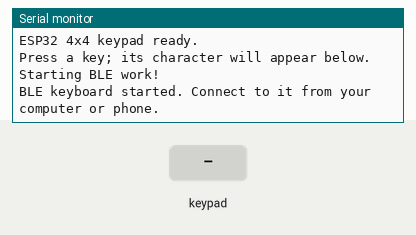
This program was run on a simulated ESP32. Shown: the last lines printed to the serial monitor. Wiring (inferred from the names in the program): 4×4 keypad with keys 1 2 3 A 4 5 6 B 7 8 9 C * 0 # D: rows GPIO 27, GPIO 13, GPIO 12, GPIO 14; columns GPIO 26, GPIO 25, GPIO 33, GPIO 32. Inputs (shaded band) come from the test bench. USB keyboard and mouse output is not drawn.

Above: at 1.4 s.
1.5 s: key '1' pressed
At 2.3 s:
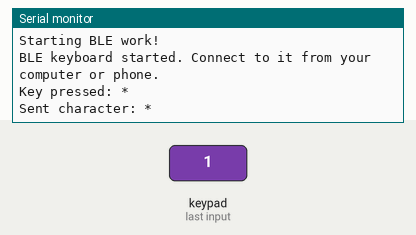
3.0 s: keypad keys 1 3 1 2 1 4 2 7 pressed 0.4 s apart
At 6.7 s:
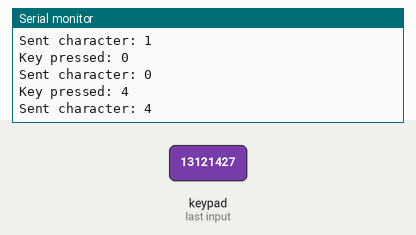
7.7 s: key 'A' pressed
At 8.2 s:
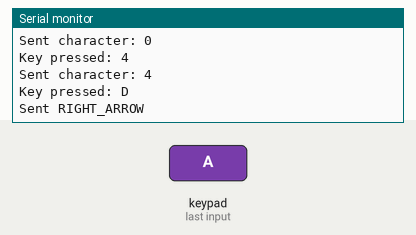
9.2 s: keypad keys 1 3 1 2 1 4 2 7 D pressed 0.4 s apart
At 12.9 s:
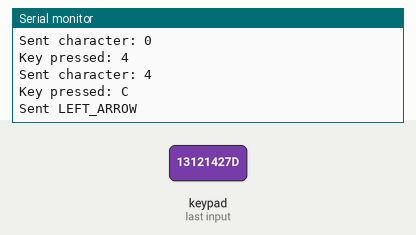
14.3 s: key 'B' pressed
At 15.5 s:
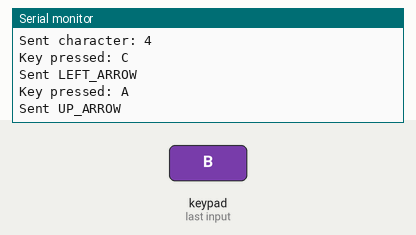
15.8 s: key 'C' pressed
At 16.8 s:
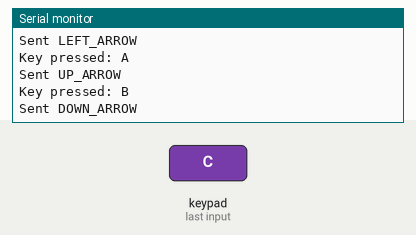
Timing chart, 0 to 18.3 s (numbered marks = the images above; inputs shaded):
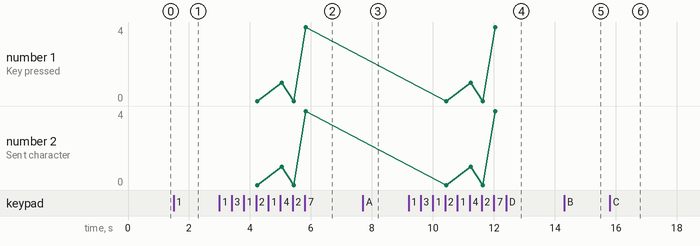

Measured:
- after the input at 1.5 s, the serial monitor: prints a new line at once (image 1)
- after the input at 3.0 s, the serial monitor: prints a new line after 0.44 s (image 2)
- after the input at 7.7 s, the serial monitor: prints a new line at once (image 3)
- after the input at 9.2 s, the serial monitor: prints a new line at once (image 4)
- after the input at 14.3 s, the serial monitor: prints a new line at once (image 5)
- after the input at 15.8 s, the serial monitor: prints a new line at once (image 6)

The program:

main.cpp
```cpp
#include <Arduino.h>
#include <BleKeyboard.h>

// Create the BLE keyboard object used to send key presses to the host device.
BleKeyboard bleKeyboard;

// 4x4 membrane keypad layout:
//   1  2  3  A
//   4  5  6  B
//   7  8  9  C
//   *  0  #  D
//
// Connect the keypad's 8-pin ribbon in this order:
//   R1, R2, R3, R4, C1, C2, C3, C4
//
// The row and column pin arrays define the ESP32 GPIO mapping for the keypad.
// Update these values if the physical wiring differs from the current board layout.
constexpr uint8_t ROW_PINS[4] = {13, 12, 14, 27};
constexpr uint8_t COL_PINS[4] = {26, 25, 33, 32};

// The key map matches each row and column position to the character or action key.
// Letters A-D are assigned as special navigation keys in the main loop.
constexpr char KEYMAP[4][4] = {
    {'1', '2', '3', 'A'},
    {'4', '5', '6', 'B'},
    {'7', '8', '9', 'C'},
    {'*', '0', '#', 'D'}
};

// Short debounce delay so a single press is not interpreted as repeated key events.
constexpr unsigned long DEBOUNCE_MS = 35;

// Scan the keypad matrix and return the currently pressed key, or '\0' when no key is pressed.
// The row lines are driven one at a time while all rows are briefly set HIGH between scans.
// A pressed key is detected when one of the column inputs reads LOW.
char scanKeypad() {
    // Rows idle HIGH. Pull one row LOW at a time and look for a LOW column.
    for (uint8_t row = 0; row < 4; ++row) {
        // Ensure all rows are released before testing the active row.
        for (uint8_t r = 0; r < 4; ++r) {
            digitalWrite(ROW_PINS[r], HIGH);
        }

        // Activate the current row and wait a tiny amount for the signal to settle.
        digitalWrite(ROW_PINS[row], LOW);
        delayMicroseconds(5);

        // Check each column for a pressed switch in the selected row.
        for (uint8_t col = 0; col < 4; ++col) {
            if (digitalRead(COL_PINS[col]) == LOW) {
                return KEYMAP[row][col];
            }
        }
    }

    // No key is currently being pressed.
    return '\0';
}

// Called once when the ESP32 boots. Set up GPIO pins, serial debug output,
// and initialize the Bluetooth keyboard service that will send keystrokes.
void setup() {
    // Start the USB serial monitor for debugging and status messages.
    Serial.begin(115200);
    delay(200);

    // Configure all keypad rows as outputs and keep them idle HIGH.
    for (uint8_t row = 0; row < 4; ++row) {
        pinMode(ROW_PINS[row], OUTPUT);
        digitalWrite(ROW_PINS[row], HIGH);
    }

    // Configure all keypad columns as inputs with pull-up resistors.
    // A pressed key pulls the corresponding column LOW.
    for (uint8_t col = 0; col < 4; ++col) {
        pinMode(COL_PINS[col], INPUT_PULLUP);
    }

    // Give the user a quick serial startup message to confirm the board is alive.
    Serial.println();
    Serial.println("ESP32 4x4 keypad ready.");
    Serial.println("Press a key; its character will appear below.");
    Serial.println("Starting BLE work!");

    // Start Bluetooth HID emulation so the ESP32 acts like a keyboard.
    bleKeyboard.begin();
    Serial.println("BLE keyboard started. Connect to it from your computer or phone.");
}

// Called continuously after startup. This loop reads the keypad, debounces presses,
// and sends the appropriate keyboard output to the host device.
void loop() {
    // Track the most recent candidate key and the last key that was reported.
    static char candidateKey = '\0';
    static char reportedKey = '\0';
    static unsigned long candidateSince = 0;

    // Read the keypad state once per loop iteration.
    const char currentKey = scanKeypad();

    // If the detected key changed, start a new debounce timer for that candidate.
    if (currentKey != candidateKey) {
        candidateKey = currentKey;
        candidateSince = millis();
    }

    // Only act on a key after it stays stable for the debounce period.
    if (millis() - candidateSince >= DEBOUNCE_MS) {
        // Send a key event only once when a stable press is first detected.
        if (candidateKey != '\0' && candidateKey != reportedKey) {
            Serial.print("Key pressed: ");
            Serial.println(candidateKey);

            // Map the assigned keypad buttons to either special arrow keys or normal text characters.
            switch(candidateKey) {
                case 'A':
                    bleKeyboard.write(KEY_UP_ARROW);
                    Serial.println("Sent UP_ARROW");
                    break;
                case 'B':
                    bleKeyboard.write(KEY_DOWN_ARROW);
                    Serial.println("Sent DOWN_ARROW");
                    break;
                case 'C':
                    bleKeyboard.write(KEY_LEFT_ARROW);
                    Serial.println("Sent LEFT_ARROW");
                    break;
                case 'D':
                    bleKeyboard.write(KEY_RIGHT_ARROW);
                    Serial.println("Sent RIGHT_ARROW");
                    break;
                default:
                    // All remaining keys are sent as regular printable characters.
                    bleKeyboard.print(candidateKey);
                    Serial.print("Sent character: ");
                    Serial.println(candidateKey);
                    break;
            }

            reportedKey = candidateKey;
        }

        // Once the key is released, clear the reported state so the next press can be sent again.
        if (candidateKey == '\0') {
            reportedKey = '\0';
        }
    }

    // Keep the loop responsive and avoid starving other work.
    delay(2);
}
```
